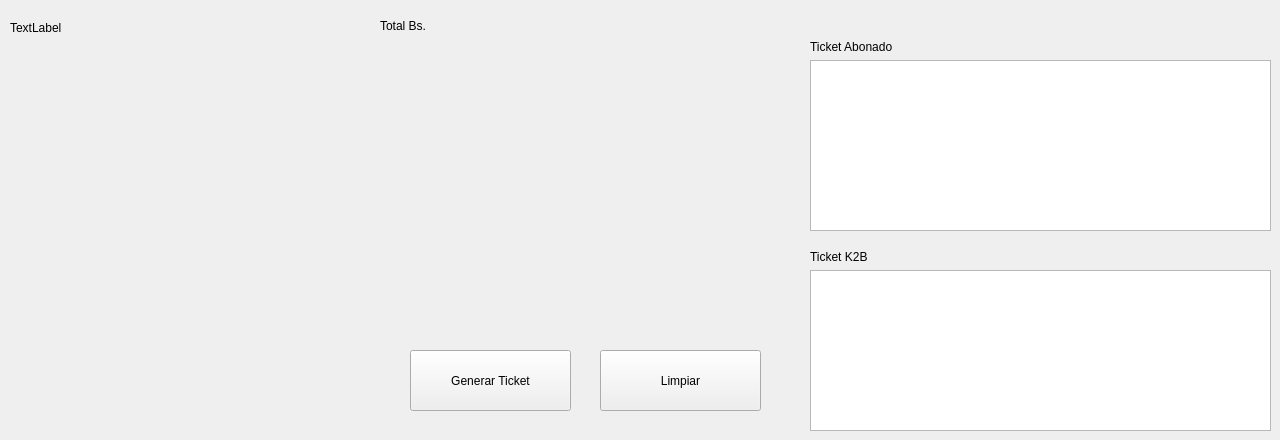
     <widget class="QWidget" name="tab_3">
      <attribute name="icon">
       <iconset resource="images.qrc">
        <normaloff>:/images/images/icons/ethernet.png</normaloff>:/images/images/icons/ethernet.png</iconset>
      </attribute>
      <attribute name="title">
       <string>Tickets de ventas Residencial</string>
      </attribute>
      <widget class="QLabel" name="lblPriceReferentialDolarDTH_2">
       <property name="geometry">
        <rect>
         <x>10</x>
         <y>20</y>
         <width>671</width>
         <height>16</height>
        </rect>
       </property>
       <property name="text">
        <string>TextLabel</string>
       </property>
      </widget>
      <widget class="QLabel" name="lbl_total_dth_2">
       <property name="geometry">
        <rect>
         <x>380</x>
         <y>10</y>
         <width>201</width>
         <height>31</height>
        </rect>
       </property>
       <property name="text">
        <string>Total Bs.</string>
       </property>
      </widget>
      <widget class="QPushButton" name="btn_ticket_hfc">
       <property name="geometry">
        <rect>
         <x>410</x>
         <y>350</y>
         <width>161</width>
         <height>61</height>
        </rect>
       </property>
       <property name="text">
        <string>Generar Ticket</string>
       </property>
       <property name="icon">
        <iconset resource="images.qrc">
         <normaloff>:/images/images/icons/refresh.png</normaloff>:/images/images/icons/refresh.png</iconset>
       </property>
      </widget>
      <widget class="QPushButton" name="btn_clear_hfc">
       <property name="geometry">
        <rect>
         <x>600</x>
         <y>350</y>
         <width>161</width>
         <height>61</height>
        </rect>
       </property>
       <property name="text">
        <string>Limpiar</string>
       </property>
       <property name="icon">
        <iconset resource="images.qrc">
         <normaloff>:/images/images/icons/delete.png</normaloff>:/images/images/icons/delete.png</iconset>
       </property>
      </widget>
      <widget class="QWidget" name="layoutWidget_2">
       <property name="geometry">
        <rect>
         <x>810</x>
         <y>40</y>
         <width>461</width>
         <height>191</height>
        </rect>
       </property>
       <layout class="QVBoxLayout" name="verticalLayout_9">
        <item>
         <widget class="QLabel" name="label_4">
          <property name="text">
           <string>Ticket Abonado</string>
          </property>
         </widget>
        </item>
        <item>
         <widget class="QPlainTextEdit" name="txtticket_ab_dth_2"/>
        </item>
       </layout>
      </widget>
      <widget class="QWidget" name="layoutWidget_3">
       <property name="geometry">
        <rect>
         <x>810</x>
         <y>250</y>
         <width>461</width>
         <height>181</height>
        </rect>
       </property>
       <layout class="QVBoxLayout" name="verticalLayout_10">
        <item>
         <widget class="QLabel" name="label_8">
          <property name="text">
           <string>Ticket K2B</string>
          </property>
         </widget>
        </item>
        <item>
         <widget class="QPlainTextEdit" name="txtticket_k2b_dth_2"/>
        </item>
       </layout>
      </widget>
     </widget>
